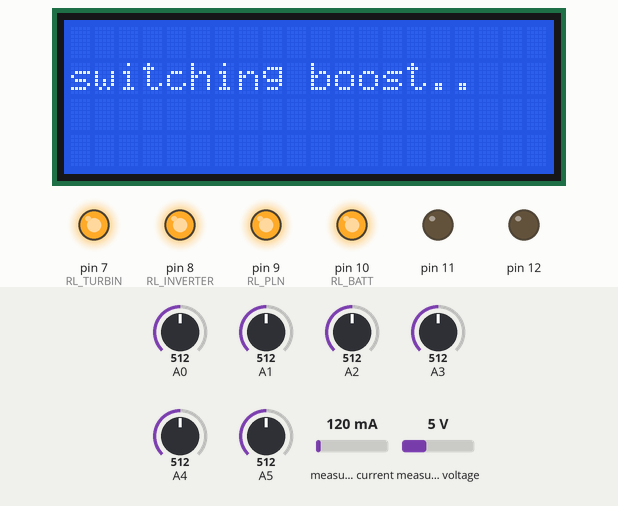
Simulated run of this sketch. Board: Arduino Leonardo, built with avr-gcc and run on an emulated ATmega32U4. Parts: 20×4 character LCD, output pins drawn as LEDs (lit = HIGH). The test bench sets the inputs (shaded band); at power-on: A3 = 512, A5 = 512, A2 = 512, A0 = 512, A1 = 512, A4 = 512, measured current 120 mA, measured voltage 5 V. What the sketch prints to the serial monitor is not drawn.

Above: at 6.3 s.
6.4 s: A3 set to 626
At 12.0 s:
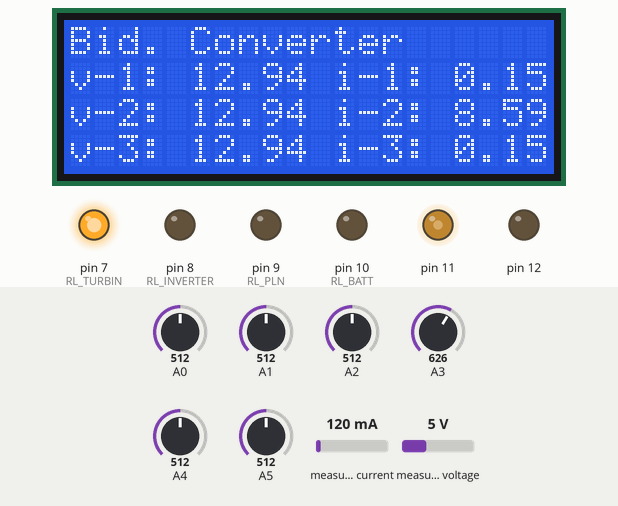
14.1 s: A3 set to 662
At 18.3 s:
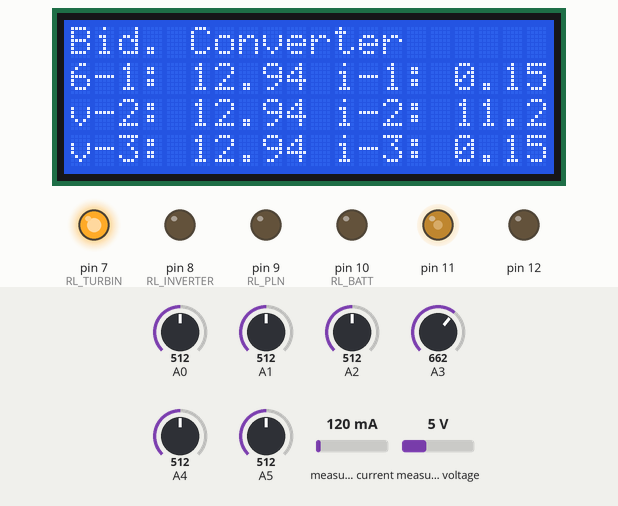
21.8 s: A5 set to 992
At 24.8 s:
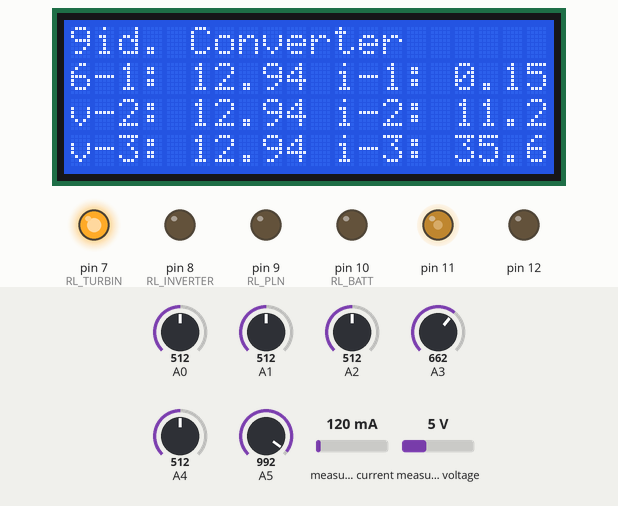
29.5 s: A2 set to 30
At 31.1 s:
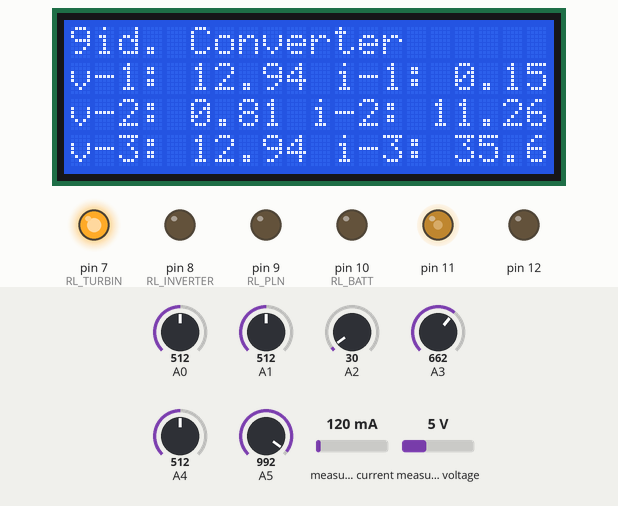
Timing chart, 0 to 32.6 s (numbered marks = the images above; inputs shaded):
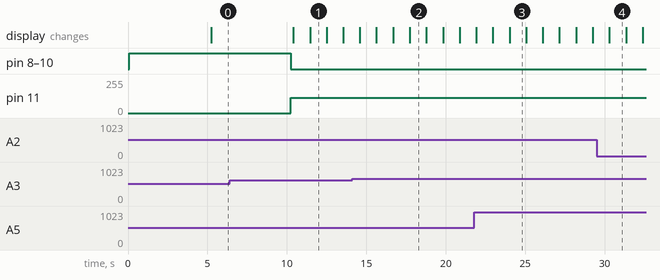

Measured:
- the behaviour switches between 644 and 645 on A3 (found by bisection; images 1 and 2)
- after the input at 14.1 s, the display: first differs from a run without the input after 1.5 s (image 2)
- after the input at 21.8 s, the display: first differs from a run without the input after 2.2 s (image 3)
- after the input at 29.5 s, the display: changes after 0.80 s (image 4)
- what the display in image 1 shows lasts 1.0 s, from 11.5 s to 12.5 s

The sketch:

FULL_INTEGRASI.ino
```cpp
#include <Wire.h>
#include <LiquidCrystal_I2C.h>
#include <PZEM004Tv30.h>
#include <PWM.h>

#define ADC_SCALE 1023.0
#define VREF 5.0
#define zero 510.0
#define ACS_sensitivity 66.0  //30Ampere

#define CONV_OFF 0
#define CONV_BUCK 1
#define CONV_BOOST 2

#define BATT_CHARGE 0
#define BATT_DISCHARGE 1

PZEM004Tv30 pzem(Serial1);
LiquidCrystal_I2C lcd(0x27, 20, 4);

float tegangan_inverter, tegangan_turbin, tegangan_batt, tegangan_charging;
float arus_inverter, arus_turbin, arus_batt, arus_charging;
float tegangan_pzem, arus_pzem;

const int RL_TURBIN = 7, RL_INVERTER = 8, RL_PLN = 9, RL_BATT = 10;
const int PWM1 = 12, PWM2 = 11;

// Konstanta PID
const double KP = 0.05;  // Konstanta Proporsional
const double KI = 0.6;   // Konstanta Integral
const double KD = 0.0;   // Konstanta Derivatif

// Variabel PID
const double setpoint = 14.8;
double Lerr = 0.0;
double Derr = 0.0;
double Ierr = 0.0;
double output = 0.0;
unsigned long prev_time = 0;

int mode = CONV_OFF, batt_status, lcd_flag = 0;
unsigned long batt_time = 0, lcd_time = 0;

void setup() {
  //initialize all timers except for 0, to save time keeping functions
  InitTimersSafe();

  Serial.begin(115200);

  //sets the frequency for the specified pin
  bool success1 = SetPinFrequencySafe(PWM1, 40000);
  bool success2 = SetPinFrequencySafe(PWM2, 40000);

  //if the pin frequency was set successfully, turn pin 13 on
  if (success1 & success2) {
    Serial.println("success");
  }

  pzem.readAddress();
  lcd.begin();
  lcd.backlight();

  pinMode(RL_TURBIN, OUTPUT);
  pinMode(RL_INVERTER, OUTPUT);
  pinMode(RL_PLN, OUTPUT);
  pinMode(RL_BATT, OUTPUT);

  //mati semua
  digitalWrite(RL_TURBIN, HIGH);
  digitalWrite(RL_INVERTER, HIGH);
  digitalWrite(RL_PLN, HIGH);
  digitalWrite(RL_BATT, HIGH);
  converter_off();

  // Baca batre pertama kali
  digitalWrite(RL_BATT, HIGH);  //putus relay conv-batre
  lcd.clear();
  lcd.setCursor(0, 1);
  lcd.print("cek batre...");
  Serial.println("baca batre.... (delay 5 detik)");
  delay(5000);
  update_battMode();  // baca batre
  batt_time = millis();
}

void loop() {
  // WAKTU INTERVAL CEK BATRE
  if (millis() - batt_time > 30000) {
    if (mode != CONV_BOOST) {
      lcd.clear();
      lcd.setCursor(0, 1);
      lcd.print("cek batre...");
      Serial.println("baca batre.... (delay 15 detik)");
      converter_off();
      digitalWrite(RL_BATT, HIGH);  //putus relay conv-batre
      delay(15000);
      update_battMode();  // baca batre
      batt_time = millis();
      mode = CONV_OFF;
    }
  }


  tegangan_inverter = getVoltageDivider(A0);
  arus_inverter = getCurrentACS(A1);
  tegangan_turbin = getVoltageDivider(A2);
  arus_turbin = getCurrentACS(A3);

  Serial.print("Vinverter:");
  Serial.print(tegangan_inverter);
  Serial.print(",");
  Serial.print("Iinverter:");
  Serial.print(arus_inverter);
  Serial.print(",");

  Serial.print("Vturbin:");
  Serial.print(tegangan_turbin);
  Serial.print(",");
  Serial.print("Iturbin:");
  Serial.print(arus_turbin);
  Serial.print(",");

  Serial.print("Vbatt:");
  Serial.print(tegangan_batt);
  Serial.print(",");
  Serial.print("Ibatt:");
  Serial.print(arus_batt);

  if (batt_status == BATT_DISCHARGE)
    Serial.println("  (DISCHARGE)");
  else if (batt_status == BATT_CHARGE)
    Serial.println("  (CHARGE)");
  update_lcd();


  if (tegangan_turbin >= 15) {
    Serial.print("turbin memenuhi   ");

    // JIKA BATRE KOSONG, ISI
    if (batt_status == BATT_CHARGE) {
      Serial.println("batre kosong");
      // SWITCH KE BUCK
      if (mode != CONV_BUCK) {
        Serial.println("\nmode buck baru! (delay 5 detik)");
        lcd.clear();
        lcd.setCursor(0, 1);
        lcd.print("switching buck...");
        delay(5000);

        // teest
        // tujuan: menentukan nilai Ierr awal agar output pid dekat dg setpoint
        // target duty = output pid awal
        // target duty = kp*err + ki*ierr
        // ierr = (target duty - kp*err)/ki
        tegangan_turbin = getVoltageDivider(A2);
        float target_duty = 14.4 / tegangan_turbin;
        Ierr = (target_duty - (KP * (14.4 - tegangan_turbin))) / KI;
        Lerr = 14.4 - tegangan_turbin;
        Derr = 0;
        Serial.print("Ierr = ");
        Serial.println(Ierr);
        Serial.println("*********************");
        delay(100);

        prev_time = millis();
      }

      mode = CONV_BUCK;
      // BATRE DICAS, PAKE PLN
      digitalWrite(RL_TURBIN, LOW);
      digitalWrite(RL_INVERTER, HIGH);
      digitalWrite(RL_PLN, HIGH);
      digitalWrite(RL_BATT, LOW);

      tegangan_charging = getVoltageDivider(A4);  //baca output buck ke batre (tegangan charging)
      arus_charging = getCurrentACS(A5);
      Serial.print("\nVcharging:");
      Serial.print(tegangan_charging);
      Serial.print(",");
      Serial.print("Icharging:");
      Serial.println(arus_charging);

      // pid
      pidBuck(tegangan_charging, 0.98);                                 // pid
      converter_buck((int)(output * 255.0));                            // pid
      // converter_buck((int)((14.4/tegangan_turbin) * 255.0 * 1.05));  // rumus
      // converter_buck((int)(255.0 * 0.63));                           // konstan turbin 24V
    }

    // JIKA BATRE PENUH, PAKAI BATRE
    else if (batt_status == BATT_DISCHARGE) {
      Serial.println("batre penuh");
      // JIKA MODE SEBELUMNYA BUKAN BOOST
      if (mode != CONV_BOOST) {
        lcd.clear();
        lcd.setCursor(0, 1);
        lcd.print("switching boost...");
        Serial.println("\nmode boost baru! (delay 5 detik)");
        delay(5000);
      }

      mode = CONV_BOOST;

      // Pakai batre ke inverter
      digitalWrite(RL_TURBIN, HIGH);
      digitalWrite(RL_INVERTER, LOW);
      digitalWrite(RL_BATT, LOW);
      digitalWrite(RL_PLN, LOW);

      converter_boost((int)(0.45 * 255));  //0.45 Duty (BATRE (11-13) Turbin (21-24))
      update_battMode();
      batt_time = millis();
    }
  }

  else {
    Serial.print("turbin kurang   ");
    //BATERAI PENUH, TURBIN LOW
    if (batt_status == BATT_DISCHARGE) {
      Serial.println("Batre penuh");
      if (mode != CONV_BOOST) {
        lcd.clear();
        lcd.setCursor(0, 1);
        lcd.print("switching boost..");
        Serial.println("\nmode boost baru! (delay 5 detik)");
        delay(5000);
      }

      mode = CONV_BOOST;

      // Pakai batre ke inverter
      digitalWrite(RL_TURBIN, HIGH);
      digitalWrite(RL_INVERTER, LOW);
      digitalWrite(RL_BATT, LOW);
      digitalWrite(RL_PLN, LOW);

      converter_boost((int)(0.45 * 255));  //0.45 Duty (PATEN)
      update_battMode();
      batt_time = millis();
    }

    // BATERAI HABIS, TURBIN LOW
    else if (batt_status == BATT_CHARGE) {
      mode = CONV_OFF;
      Serial.println("Batre Habis");
      // 1. Converter mati
      converter_off();

      // 2. pake PLN
      digitalWrite(RL_TURBIN, HIGH);
      digitalWrite(RL_INVERTER, HIGH);
      digitalWrite(RL_PLN, HIGH);
      digitalWrite(RL_BATT, HIGH);
      update_battMode();
      batt_time = millis();
    }
  }
  Serial.println("=========================================");
}

void update_lcd() {
  if ((millis() - lcd_time) > 1000) {
    lcd_time = millis();
    if (lcd_flag == 0) {
      tampilkan_sensor();
      lcd_flag = 1;
    }

    else if (lcd_flag == 1) {
      bacaPZEM();
      tampilkan_pzem();
      lcd_flag = 0;
    }
  }
}

void update_battMode() {
  // 1. Baca baterai
  tegangan_batt = getVoltageDivider(A4);
  arus_batt = getCurrentACS(A5);

  // 2. Tentukan Status Batre
  if (tegangan_batt > 12.7)
    batt_status = BATT_DISCHARGE;
  else if (tegangan_batt < 12)
    batt_status = BATT_CHARGE;
}

void converter_buck(int duty) {
  // BUCK (12)
  Serial.print("ngebuck:");
  Serial.println(duty);
  pwmWrite(PWM2, 0);     // PWM2
  pwmWrite(PWM1, duty);  // PWM1
}

void converter_boost(int duty) {
  Serial.print("ngeboost:");
  Serial.println(duty);
  // BOOST (11)
  pwmWrite(PWM1, 0);     // PWM1
  pwmWrite(PWM2, duty);  // PWM2
}

void converter_off() {
  // OFF
  pwmWrite(PWM2, 0);  // PWM2
  pwmWrite(PWM1, 0);  // PWM1
}

void tampilkan_sensor() {
  // LCD
  lcd.clear();
  lcd.setCursor(0, 0);
  lcd.print("Bid. Converter");

  lcd.setCursor(0, 1);
  lcd.print("v-1: ");
  lcd.print(tegangan_inverter);
  lcd.print(" i-1: ");
  lcd.print(arus_inverter);

  lcd.setCursor(0, 2);
  lcd.print("v-2: ");
  lcd.print(tegangan_turbin);
  lcd.print(" i-2: ");
  lcd.print(arus_turbin);

  lcd.setCursor(0, 3);
  lcd.print("v-3: ");
  lcd.print(tegangan_batt);
  lcd.print(" i-3: ");
  lcd.print(arus_batt);
}

void tampilkan_pzem() {
  lcd.clear();
  lcd.setCursor(0, 0);
  lcd.print("Bid. Converter");

  lcd.setCursor(0, 1);
  lcd.print("tegangan pzem: ");
  lcd.print(tegangan_pzem);
  lcd.setCursor(0, 2);
  lcd.print("arus pzem: ");
  lcd.print(arus_pzem);
}

float getVoltageDivider(int divider_pin) {
  float adcVal;
  for (int i = 0; i < 100; i++) {
    adcVal += analogRead(divider_pin);
    delayMicroseconds(50);
  }
  adcVal /= 100;
  float voltOut = (adcVal + 2.373) / 39.75;
  return voltOut;
}

float getCurrentACS(int acs_pin) {
  int adc_buff = 0;

  for (int i = 0; i < 20; i++) {
    adc_buff += (analogRead(acs_pin) - zero);
    delayMicroseconds(50);
  }
  float adc_avg = adc_buff / 20;
  float adc_volt = (adc_avg / ADC_SCALE) * VREF * 1000;  // dalam mV

  float I = fabs(adc_volt / ACS_sensitivity);
  return I;
}

void bacaPZEM() {
  tegangan_pzem = pzem.voltage();  //volt
  arus_pzem = pzem.current();      //ampere
  // float power = pzem.power();
  // float energy = pzem.energy();
  // float frequency = pzem.frequency();
  // float pf = pzem.pf();
}

void pidBuck(float input, float maxDuty) {
  unsigned long now = millis();
  double delta_time = (now - prev_time) / 1000.0;
  prev_time = now;

  double error = setpoint - input;

  //PERHITUNGAN
  Derr = (error - Lerr) / delta_time;
  Ierr += (error * delta_time);
  Lerr = error;  // Simpan error saat ini untuk  iterasi berikutnya

  output = (KP * error) + (KI * Ierr) + (KD * Derr);
  Serial.print("\nerror:");
  Serial.print(error);
  Serial.print(",");

  Serial.print("Ierr:");
  Serial.print(Ierr);
  Serial.print(",");

  // Batasan output agar tidak melampaui rentang yang diinginkan
  if (output > maxDuty) {
    output = maxDuty;
  } else if (output < 0) {
    output = 0;
  }

  Serial.print("out_pid:");
  Serial.println(output);
}
```
